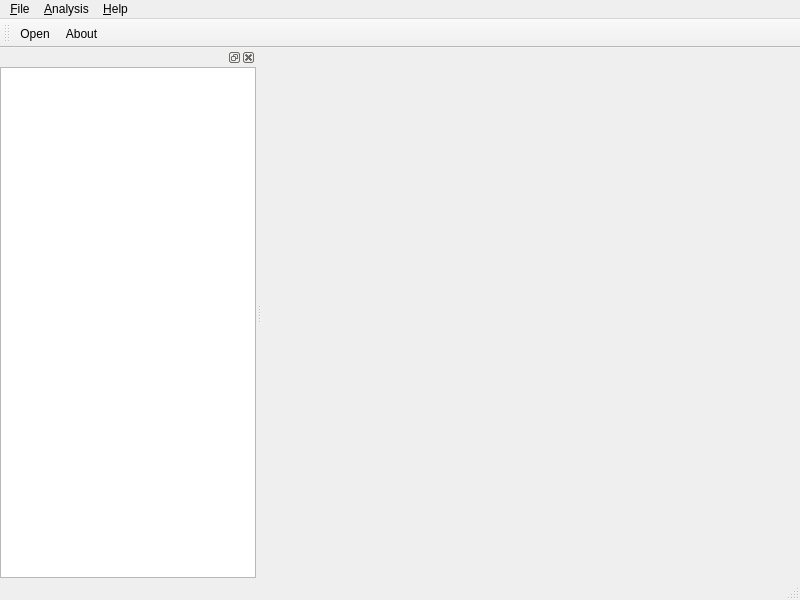
<?xml version="1.0" encoding="UTF-8"?>
<ui version="4.0">
 <class>voMainWindow</class>
 <widget class="QMainWindow" name="voMainWindow">
  <property name="geometry">
   <rect>
    <x>0</x>
    <y>0</y>
    <width>800</width>
    <height>600</height>
   </rect>
  </property>
  <property name="windowTitle">
   <string>MainWindow</string>
  </property>
  <widget class="QWidget" name="centralwidget"/>
  <widget class="QMenuBar" name="menubar">
   <property name="geometry">
    <rect>
     <x>0</x>
     <y>0</y>
     <width>800</width>
     <height>27</height>
    </rect>
   </property>
   <widget class="QMenu" name="menuFile">
    <property name="title">
     <string>&amp;File</string>
    </property>
    <addaction name="actionFileOpen"/>
    <addaction name="actionFileExit"/>
   </widget>
   <widget class="QMenu" name="menuAnalysis">
    <property name="title">
     <string>&amp;Analysis</string>
    </property>
    <addaction name="actionAnalysisRawData"/>
    <addaction name="actionAnalysisPCA"/>
   </widget>
   <widget class="QMenu" name="menuHelp">
    <property name="title">
     <string>&amp;Help</string>
    </property>
    <addaction name="actionHelpAbout"/>
   </widget>
   <addaction name="menuFile"/>
   <addaction name="menuAnalysis"/>
   <addaction name="menuHelp"/>
  </widget>
  <widget class="QStatusBar" name="statusbar"/>
  <widget class="QToolBar" name="toolBar">
   <property name="windowTitle">
    <string>Visomics Action</string>
   </property>
   <attribute name="toolBarArea">
    <enum>TopToolBarArea</enum>
   </attribute>
   <attribute name="toolBarBreak">
    <bool>false</bool>
   </attribute>
   <addaction name="actionFileOpen"/>
   <addaction name="actionHelpAbout"/>
  </widget>
  <widget class="QDockWidget" name="DataBrowserDockWidget">
   <attribute name="dockWidgetArea">
    <number>1</number>
   </attribute>
   <widget class="QWidget" name="DataBrowserDockWidgetContents">
    <layout class="QVBoxLayout" name="verticalLayout">
     <property name="spacing">
      <number>0</number>
     </property>
     <property name="margin">
      <number>0</number>
     </property>
     <item>
      <widget class="voDataBrowserWidget" name="DataBrowserWidget">
       <attribute name="headerVisible">
        <bool>false</bool>
       </attribute>
       <column>
        <property name="text">
         <string notr="true">1</string>
        </property>
       </column>
      </widget>
     </item>
    </layout>
   </widget>
  </widget>
  <action name="actionFileOpen">
   <property name="icon">
    <iconset resource="Resources/Visomics.qrc">
     <normaloff>:/Icons/open.png</normaloff>:/Icons/open.png</iconset>
   </property>
   <property name="text">
    <string>&amp;Open</string>
   </property>
   <property name="statusTip">
    <string>Open an existing csv file</string>
   </property>
  </action>
  <action name="actionFileExit">
   <property name="text">
    <string>E&amp;xit</string>
   </property>
   <property name="statusTip">
    <string>Exit the application</string>
   </property>
   <property name="shortcut">
    <string>Ctrl+Q</string>
   </property>
  </action>
  <action name="actionHelpAbout">
   <property name="icon">
    <iconset resource="Resources/Visomics.qrc">
     <normaloff>:/Icons/help.png</normaloff>:/Icons/help.png</iconset>
   </property>
   <property name="text">
    <string>&amp;About</string>
   </property>
   <property name="statusTip">
    <string>Show the application's About box</string>
   </property>
  </action>
  <action name="actionAnalysisRawData">
   <property name="text">
    <string>Raw Data</string>
   </property>
   <property name="statusTip">
    <string>Input data</string>
   </property>
   <property name="shortcut">
    <string>Ctrl+R</string>
   </property>
  </action>
  <action name="actionAnalysisPCA">
   <property name="text">
    <string>PCA</string>
   </property>
   <property name="statusTip">
    <string>Run PCA</string>
   </property>
   <property name="shortcut">
    <string>Ctrl+P</string>
   </property>
  </action>
 </widget>
 <customwidgets>
  <customwidget>
   <class>voDataBrowserWidget</class>
   <extends>QTreeWidget</extends>
   <header>voDataBrowserWidget.h</header>
  </customwidget>
 </customwidgets>
 <resources>
  <include location="Resources/Visomics.qrc"/>
 </resources>
 <connections/>
</ui>
